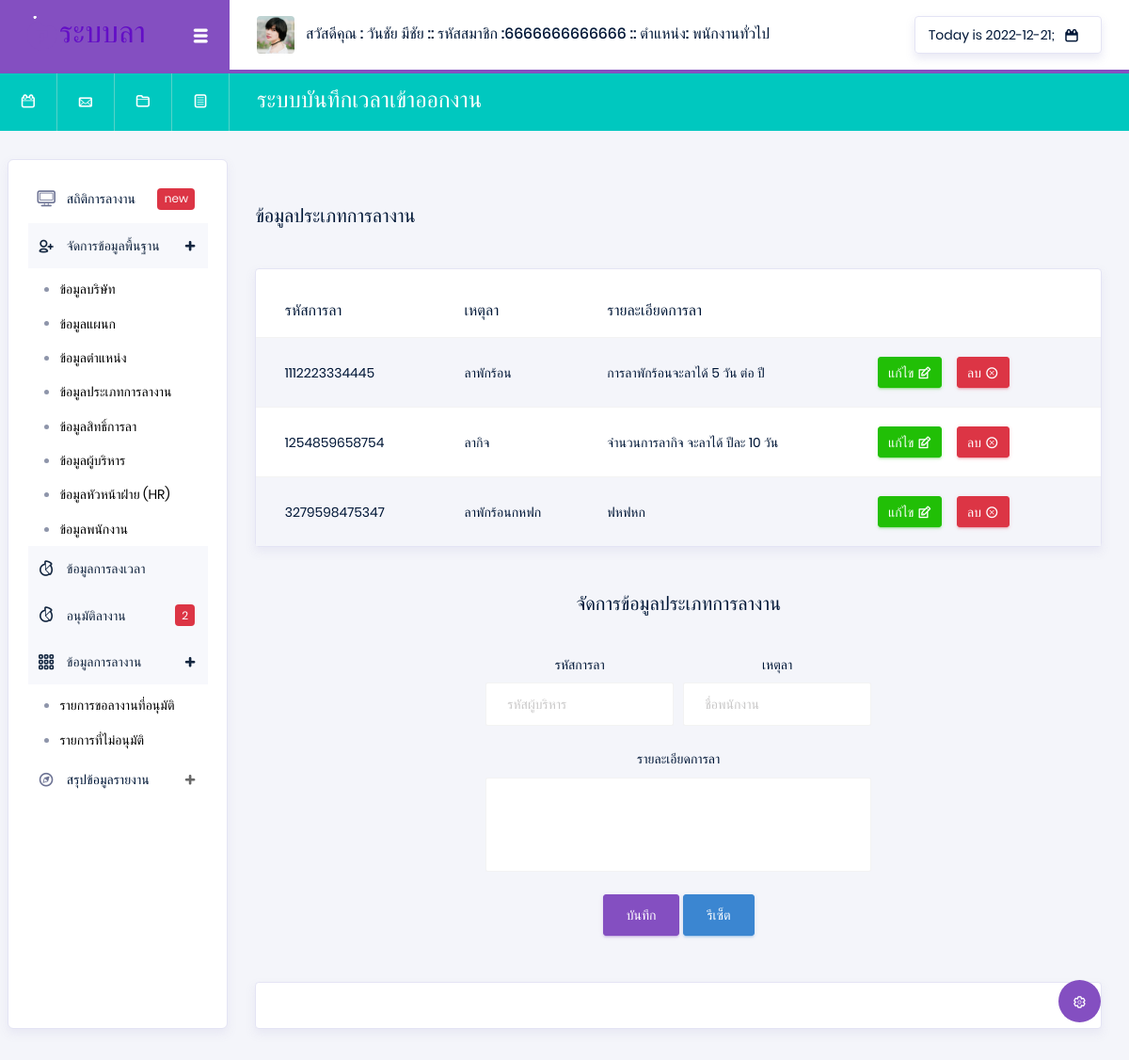
Page /index.php?p=peleave1 (signed in) on the earlier database version.
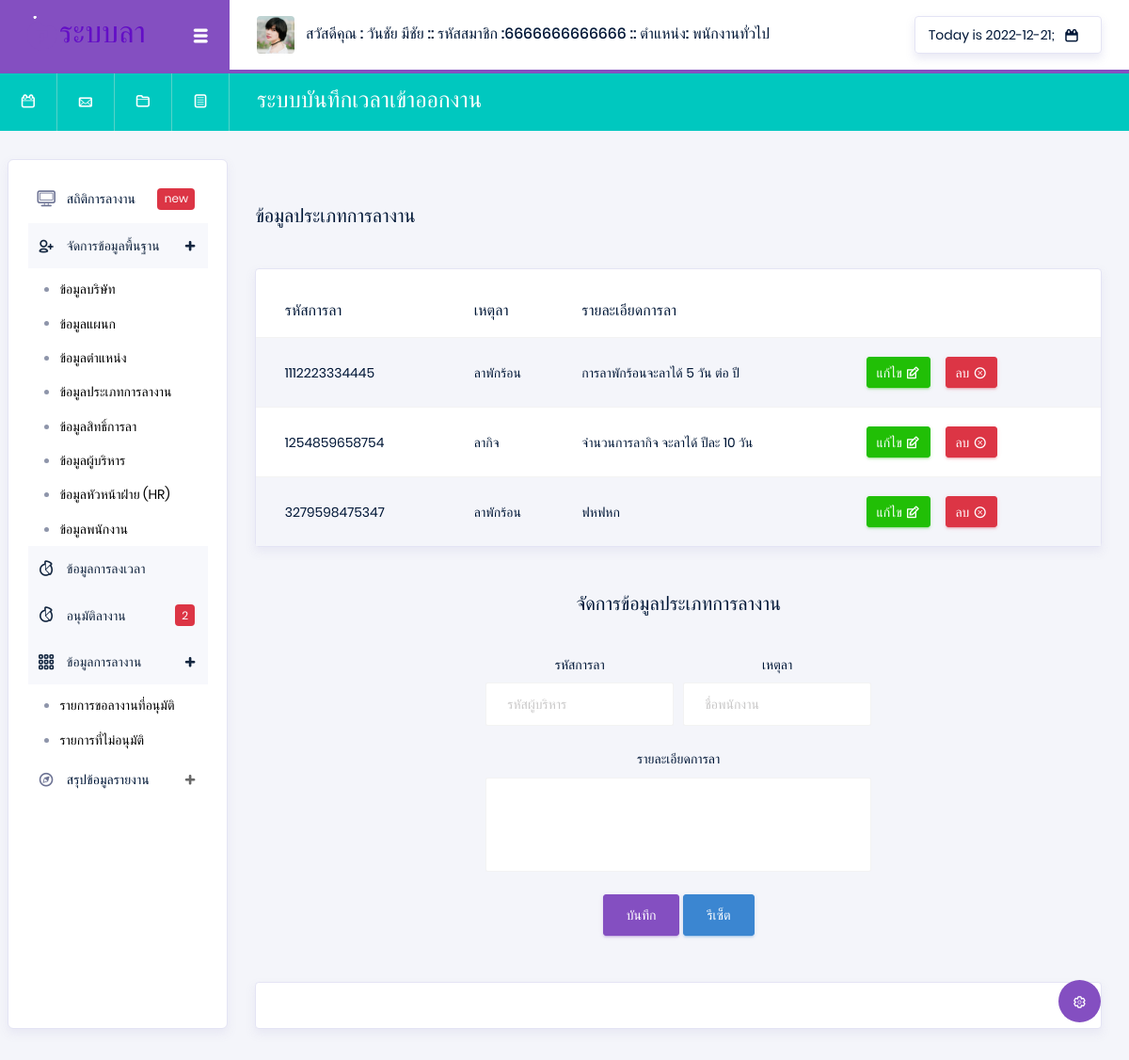
Same page on the later database version.
### tables this page shows
CREATE TABLE `typeleave` (
  `Type_id` varchar(13) NOT NULL,
  `Type_name` varchar(50) NOT NULL,
  `Type_details` text NOT NULL
);

### api/showData.php (called while the page is built, shortened)
<?php
@$typeleave = "SELECT * FROM typeleave  ";
@$Sqltypeleave = mysqli_query($con, $typeleave) or die("Error in query: $typeleave ");

### pages/system/peleave1.php (the view, shortened to what this page needs)
<div class="main-panel">
    <div class="content-wrapper">
        <br> <br>
        <?php
        extract(@$_GET);
        ?>
        <div class="row">
            <div class="col-xl-6 grid-margin stretch-card flex-column">
                <h5 class="mb-2 text-titlecase mb-4">ข้อมูลประเภทการลางาน</h5>
            </div>
        </div>
        <div class="row">
            <div class="col-md-12">
                <div class="card">
                    <div class="table-responsive pt-3">
                        <table class="table table-striped project-orders-table">
                            <thead>
                                <tr>
                                    <th class="ml-5">รหัสการลา</th>
                                    <th>เหตุลา</th>
                                    <th>รายละเอียดการลา</th>
                                </tr>
                            </thead>
                            <tbody>
                                <?php
                                while ($Showpeleave = mysqli_fetch_array($Sqltypeleave)) {
                                ?>
                                    <tr>
                                        <td><?php echo $Showpeleave['Type_id'] ?></td>
                                        <td><?php echo $Showpeleave['Type_name'] ?></td>
                                        <td><?php echo $Showpeleave['Type_details'] ?></td>
                                        <td>
                                            <div class="d-flex align-items-center">
                                                <button type="button" data-toggle="modal" data-target="#addnullPeleave" onclick="edtiPeleave(Type_id =<?php echo $Showpeleave['Type_id'] ?>)" class="btn btn-success btn-sm btn-icon-text mr-3">
                                                    แก้ไข
                                                    <i class="typcn typcn-edit btn-icon-append"></i>
                                                </button>
                                                <a href="./api/api_system.php?str=deletePeleave1&Type_id=<?php echo $Showpeleave['Type_id']; ?>" onclick="return confirm('คุณแน่ใจว่าจะลบข้อมูลใช่หรือไม่');" type="button" class="btn btn-danger btn-sm btn-icon-text">
                                                    ลบ
                                                    <i class="typcn typcn-delete-outline btn-icon-append"></i>
                                                </a>
                                            </div>
                                        </td>
                                    </tr>
                                <?php } ?>
                            </tbody>
                        </table>
                    </div>
                </div>
            </div>
        </div>
        <br><br>
        <center>
            <h5 class="mb-2 text-titlecase mb-4">จัดการข้อมูลประเภทการลางาน</h5>
            <div class="card-body col-md-6">
                <form class="forms-sample" action="./api/api_system.php" method="POST">
                    <div class="form-row">
                        <div class="form-group col-md-6 ">
                            <label for="exampleInputUsername1">รหัสการลา</label>
                            <input type="text" class="form-control" name="Type_id" id="Type_id" placeholder="รหัสผู้บริหาร" required>
                        </div>
                        <div class="form-group col-md-6 ">
                            <label for="exampleInputUsername1">เหตุลา</label>
                            <input type="text" class="form-control" name="Type_name" id="Type_name" placeholder="ชื่อพนักงาน" required>
                        </div>
                        <div class="form-group col-md-12  ">
                            <label for="exampleInputUsername1">รายละเอียดการลา</label>
                            <textarea class="form-control" name="Type_details" id="Type_details" rows="5"></textarea>
                        </div>
                    </div>
                    <button type="submit" class="btn btn-primary" id="buttonY">บันทึก </button>
                    <a onclick="nullPeleave()" class="btn btn-info" i>รีเซ็ต </a>
                </form>
            </div>
        </center>
    </div>
    <footer class="footer">
        <div class="card">
            <div class="card-body">
            </div>
        </div>
    </footer>
</div>

Differences in the rows shown:
changed typeleave "ฟหฟหก": Type_name "ลาพักร้อนกหฟก" → "ลาพักร้อน"
